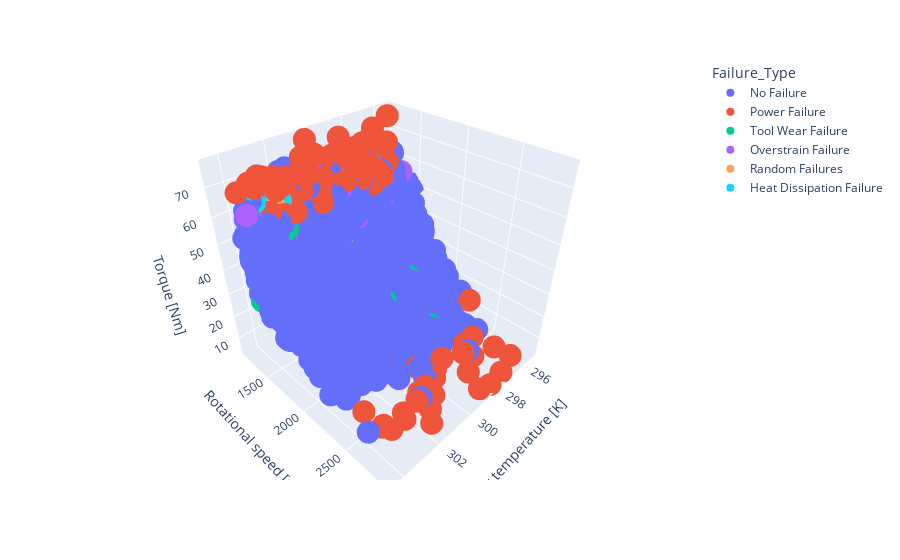

Source (notebook cell):
### Code cell
plot= pd.read_csv(dataset_name)
import plotly.express as px
fig= px.scatter_3d(plot, x= 'Air temperature [K]', y='Rotational speed [rpm]', z='Torque [Nm]', color='Failure_Type')
fig.show()
